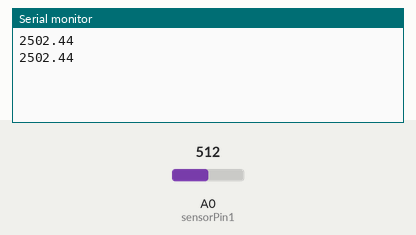
Recording of a sketch running on a simulated Arduino Uno, built with avr-gcc and run on an emulated ATmega328P. Parts: the last lines printed to the serial monitor. The test bench sets the inputs (shaded band); at power-on: A0 (sensorPin1) = 512.

Above: at 1.8 s.
1.9 s: A0 (sensorPin1) set to 716
At 2.8 s:
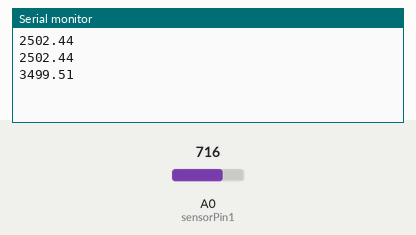
3.4 s: A0 (sensorPin1) set to 900
At 4.7 s:
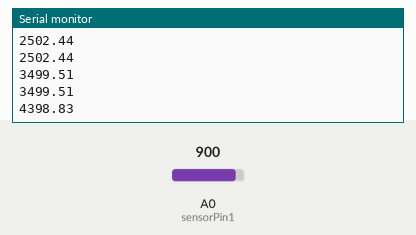
Timing chart, 0 to 6.4 s (numbered marks = the images above; inputs shaded):
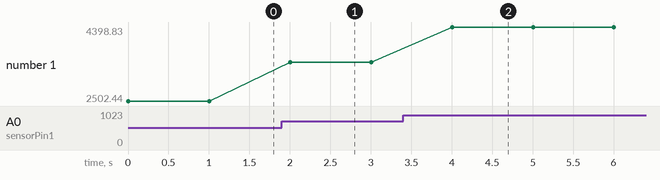

Measured:
- after the input at 1.9 s, the serial monitor: prints a new line after 0.10 s (image 1)
- after the input at 3.4 s, the serial monitor: prints a new line after 0.60 s (image 2)
- plotted number 1: 2502.44 → 3499.51 after the input at 1.9 s, 3499.51 → 4398.83 after the input at 3.4 s

The sketch:

sketch_feb16b.ino
```cpp
#include <ResponsiveAnalogRead.h>

const int sensorPin1 = A0;

//smooth
 ResponsiveAnalogRead analogOne(A0, true);

void setup() {
  Serial.begin(9600);
}

void loop() {
  analogOne.update();

  int value = analogOne.getValue();
  float millivolts = (value / 1023.0) * 5000;
  float celsius = millivolts / 10;

Serial.println(millivolts);

delay(1000);

}
```
